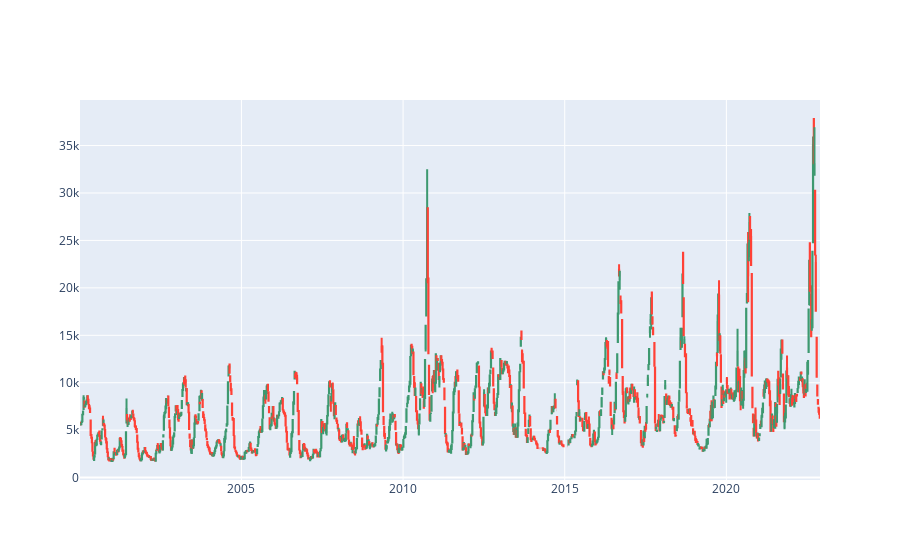
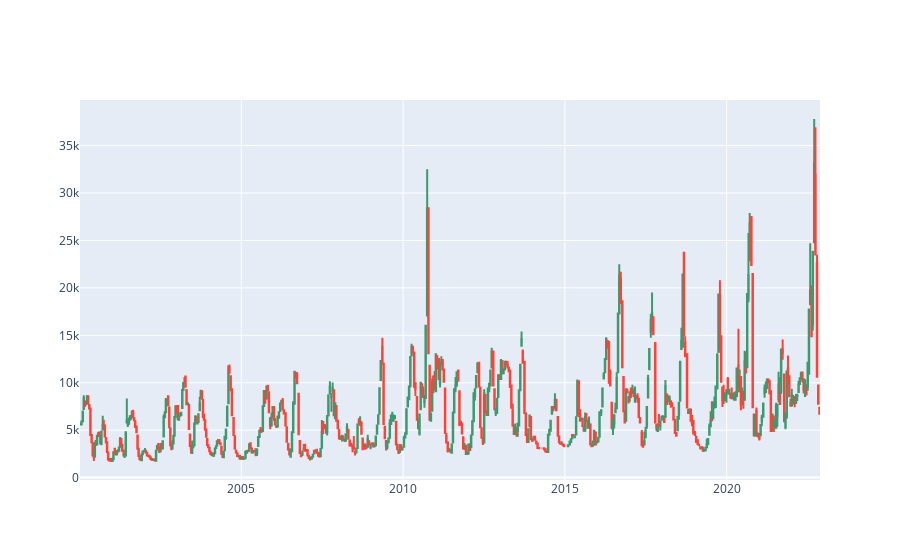
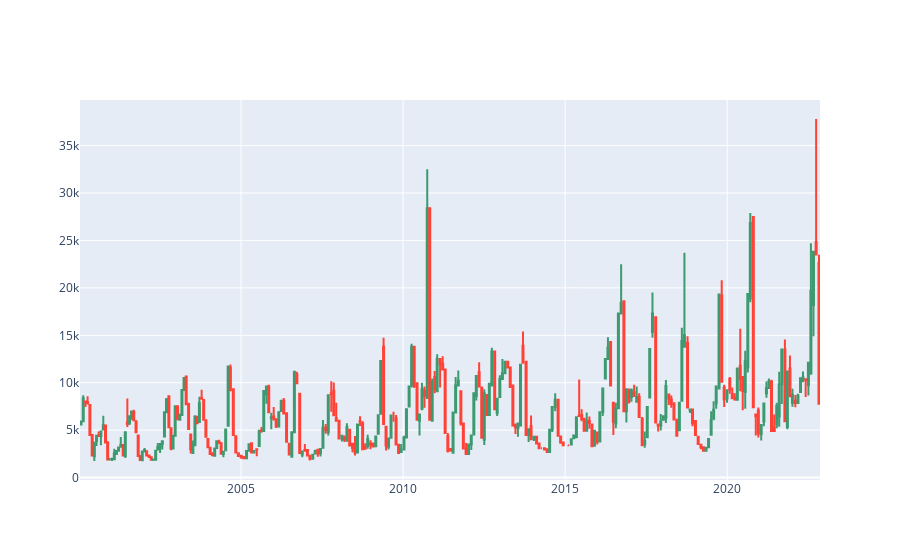
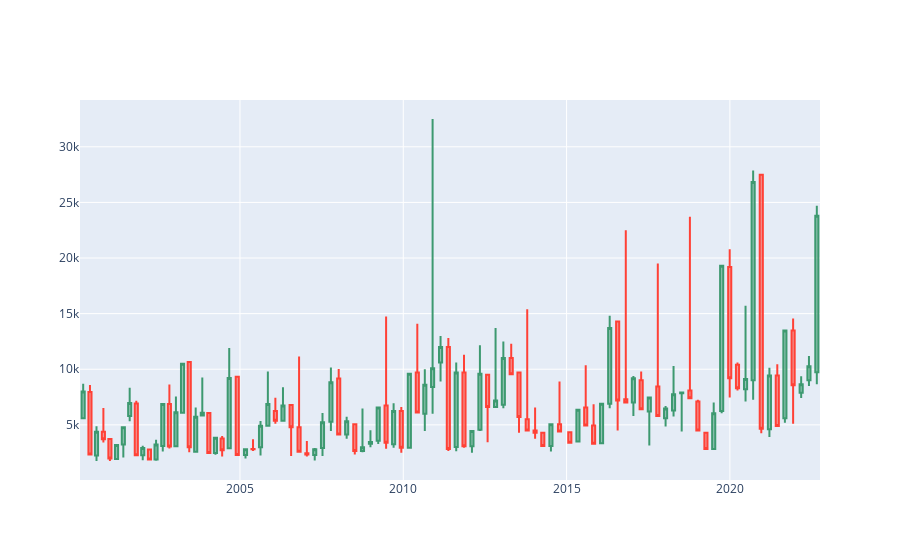

Notebook code for these charts, in order:
### Code cell
# 캔들 스틱 차트 그리기 제목추가=candle_df 변수명
def candle_stick_chart(candle_df):
    fig = go.Figure(data=[go.Candlestick(x=candle_df.index,
                                         open=candle_df['시가'],
                                         high=candle_df['고가'],
                                         low=candle_df['저가'],
                                         close=candle_df['종가'])])
    fig.update_layout(xaxis_rangeslider_visible=False)
    fig.show()

    

# 캔들 스틱 차트 그리기
candle_stick_chart(candle_df_5)
candle_stick_chart(candle_df_10)
candle_stick_chart(candle_df_20)
candle_stick_chart(candle_df_60)
candle_stick_chart(candle_df_120)

### Figure 1 — Plotly figure (JSON) as saved in the notebook; plotly's stock layout.template omitted (floating-point values rounded to 4 significant figures; data arrays with more than 128 entries replaced by an {"elided": "..."} marker saying what was removed)
{"data": [{"close": {"elided": "1175 float values"}, "high": {"elided": "1175 float values"}, "low": {"elided": "1175 float values"}, "open": {"elided": "1175 float values"}, "type": "candlestick", "x": {"elided": "1175 str values"}}], "layout": {"xaxis": {"rangeslider": {"visible": false}}}}

### Figure 2 — Plotly figure (JSON) as saved in the notebook; plotly's stock layout.template omitted (floating-point values rounded to 4 significant figures; data arrays with more than 128 entries replaced by an {"elided": "..."} marker saying what was removed)
{"data": [{"close": {"elided": "587 float values"}, "high": {"elided": "587 float values"}, "low": {"elided": "587 float values"}, "open": {"elided": "587 float values"}, "type": "candlestick", "x": {"elided": "587 str values"}}], "layout": {"xaxis": {"rangeslider": {"visible": false}}}}

### Figure 3 — Plotly figure (JSON) as saved in the notebook; plotly's stock layout.template omitted (floating-point values rounded to 4 significant figures; data arrays with more than 128 entries replaced by an {"elided": "..."} marker saying what was removed)
{"data": [{"close": {"elided": "293 float values"}, "high": {"elided": "293 float values"}, "low": {"elided": "293 float values"}, "open": {"elided": "293 float values"}, "type": "candlestick", "x": {"elided": "293 str values"}}], "layout": {"xaxis": {"rangeslider": {"visible": false}}}}

### Figure 4 — Plotly figure (JSON) as saved in the notebook; plotly's stock layout.template omitted (floating-point values rounded to 4 significant figures)
{"data": [{"close": [7990, 2330, 4390, 3695, 1980, 3180, 4790, 6960, 2270, 2920, 1880, 3230, 6880, 3055, 6140, 10500, 2980, 5720, 6088, 2476.0, 3832, 2720, 9220, 2290, 2810, 2800, 4920, 6880, 5375, 6744.0, 4785, 2585, 2334.0, 2800, 5240, 8820, 4125, 5330, 2650, 2990, 3460, 6560, 3390, 6250, 2950, 9600, 6100, 8600, 10100, 12000, 2820, 9700, 3075, 4450, 9600, 6600, 7200, 11000, 9550, 5700, 4500, 4300, 3100, 5050, 4400, 3400, 6350, 4950, 3300, 6900, 13700, 7200, 7000, 9200, 6400, 7450, 5800, 6460, 7750, 7900, 7400, 4500, 2840, 6050, 19300, 9200, 8300, 9117, 26840, 4656.0, 9445, 4900, 13490, 8570, 8644, 10260, 23800], "high": [8690, 8580, 4870, 6520, 3720, 3200, 4790, 8340, 7160, 3120, 2780, 3650, 6880, 8630, 7550, 10570, 10650, 6570, 9250, 6067, 3839, 3990, 11910, 9320, 2810, 3700, 5340, 9800, 7430, 8390, 6778, 11150, 3540, 2930, 6060, 10150, 10030, 5730, 5100, 6460, 4510, 6560, 14750, 6950, 6600, 9600, 14100, 10000, 32500, 13000, 12800, 10600, 11300, 4450, 12150, 9500, 13700, 12500, 12300, 9775, 15400, 6550, 4300, 5050, 8900, 4340, 6350, 10350, 6850, 6900, 14800, 14300, 22500, 9400, 9800, 7450, 19500, 6700, 10300, 7900, 23700, 7266, 4300, 7000, 19300, 20800, 10611, 15700, 27880, 27480, 10140, 10440, 13490, 14570, 9362, 11180, 24700], "low": [5600, 2330, 1760, 3420, 1750, 1900, 2060, 5330, 2270, 1815, 1860, 1772.0, 2600, 2875, 3065, 5990, 2540, 2590, 5750, 2476.0, 2310, 2150, 2890, 2210, 1980, 2650, 2240, 4920, 5090, 5375, 2200, 2570, 2150, 1800, 2205, 4450, 4125, 3760, 2340, 2540, 2990, 3280, 2850, 2950, 2500, 2950, 6100, 4450, 6000, 8900, 2650, 2620, 2950, 2500, 4450, 3430, 6600, 6500, 9500, 4300, 4500, 3750, 3100, 2600, 4400, 3300, 3500, 4950, 3300, 3350, 6500, 4500, 7000, 5800, 6400, 3150, 5800, 4860, 5760, 4400, 7400, 4500, 2840, 2770, 6050, 7450, 8100, 7100, 7250, 4240, 3906.0, 4824, 5200, 5090, 7424, 8504, 8650], "open": [5600, 7950, 2250, 4390, 3720, 1940, 3240, 5800, 6920, 2270, 2780, 1880, 3100, 6880, 3065, 6090, 10650, 2590, 5850, 6058, 2476.0, 3770, 2890, 9320, 2300, 2830, 2994.0, 4920, 6250, 5375, 6778, 4785, 2445, 2300, 2930, 5270, 9160, 4125, 5050, 2650, 3290, 3560, 6730, 3250, 6250, 2950, 9700, 6000, 8400, 10600, 12000, 3020, 9700, 3075, 4550, 9500, 6600, 6800, 11000, 9700, 5500, 4500, 4300, 3100, 5050, 4340, 3500, 6550, 4950, 3350, 6900, 14300, 7300, 7000, 9000, 6200, 8450, 5600, 6300, 7850, 8100, 7100, 4300, 2840, 6250, 19200, 10400, 8200, 9017, 27480, 4606.0, 9445, 5600, 13490, 7890, 9016, 9730], "type": "candlestick", "x": ["2000-03-15", "2000-05-30", "2000-08-11", "2000-10-27", "2001-01-08", "2001-03-23", "2001-06-07", "2001-08-17", "2001-10-30", "2002-01-10", "2002-03-26", "2002-06-08", "2002-08-22", "2002-11-04", "2003-01-16", "2003-03-31", "2003-06-14", "2003-08-25", "2003-11-07", "2004-01-19", "2004-04-02", "2004-06-16", "2004-09-03", "2004-12-02", "2005-03-04", "2005-05-27", "2005-08-19", "2005-11-09", "2006-02-01", "2006-04-27", "2006-07-27", "2006-10-24", "2007-01-19", "2007-04-17", "2007-07-13", "2007-10-15", "2008-01-10", "2008-04-08", "2008-07-08", "2008-10-02", "2008-12-30", "2009-03-27", "2009-06-23", "2009-09-15", "2009-12-10", "2010-03-10", "2010-06-07", "2010-08-30", "2010-11-25", "2011-02-22", "2011-05-20", "2011-08-16", "2011-11-11", "2012-02-08", "2012-05-07", "2012-08-01", "2012-10-29", "2013-01-24", "2013-04-22", "2013-07-18", "2013-10-18", "2014-01-14", "2014-04-10", "2014-07-10", "2014-10-14", "2015-02-06", "2015-05-08", "2015-08-03", "2015-10-30", "2016-01-27", "2016-04-27", "2016-07-25", "2016-10-24", "2017-01-17", "2017-04-14", "2017-07-14", "2017-10-17", "2018-01-12", "2018-04-11", "2018-07-11", "2018-10-11", "2019-01-08", "2019-04-08", "2019-07-04", "2019-10-01", "2019-12-30", "2020-03-26", "2020-06-24", "2020-09-17", "2020-12-17", "2021-03-18", "2021-06-14", "2021-09-07", "2021-12-08", "2022-03-08", "2022-06-03", "2022-08-30"]}], "layout": {"xaxis": {"rangeslider": {"visible": false}}}}
